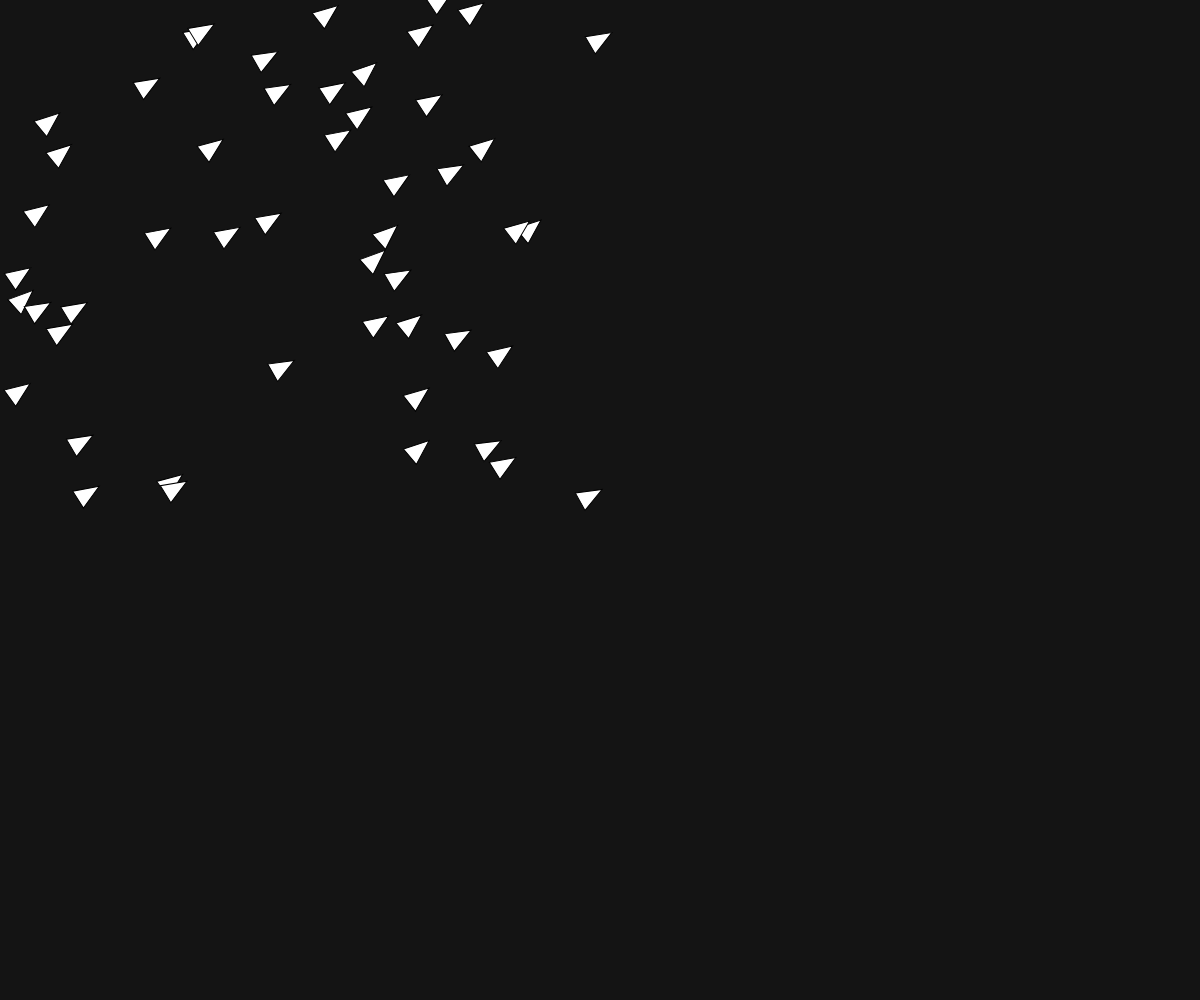
Frame 1 (no input)
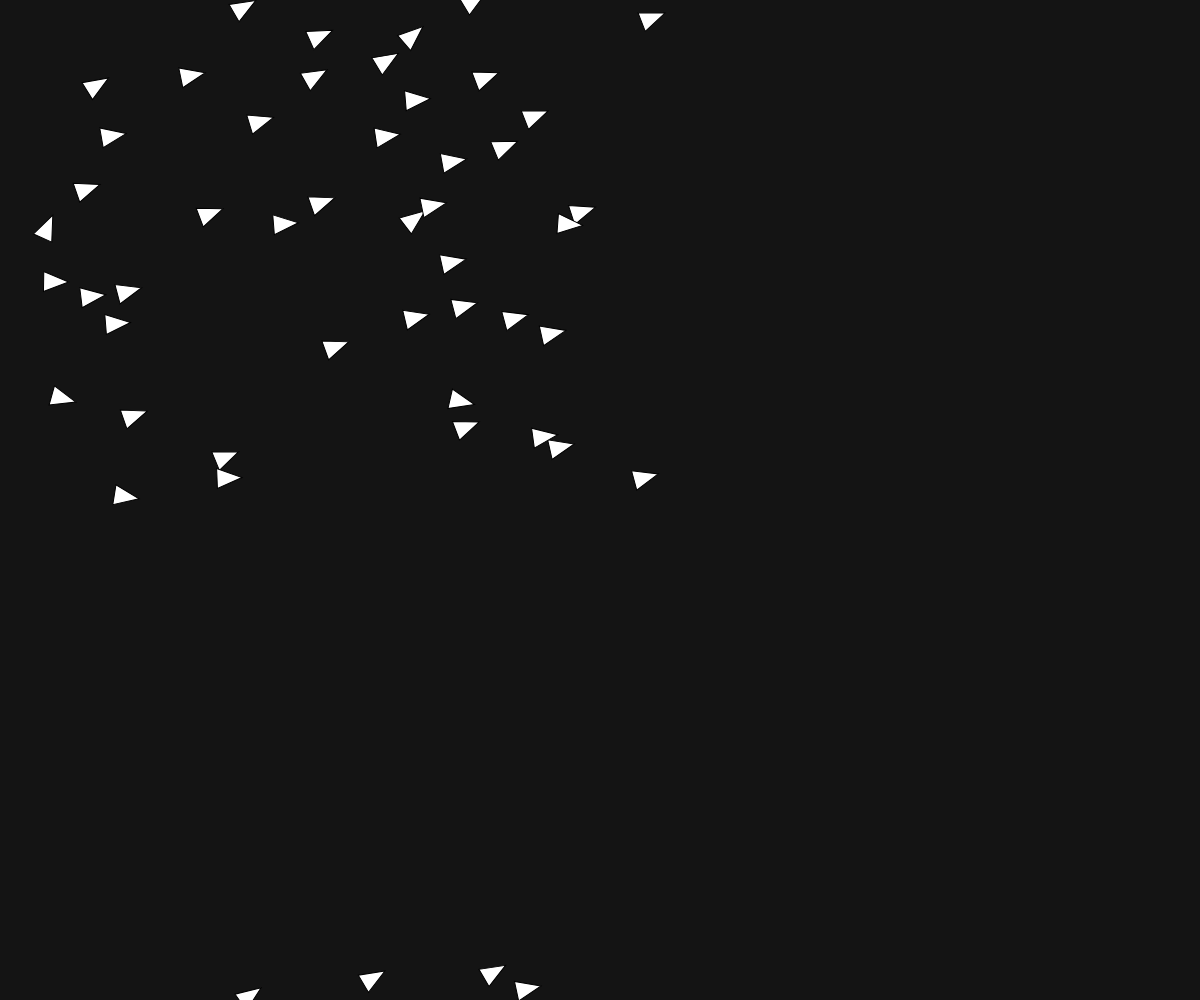
Frame 60 (no input)
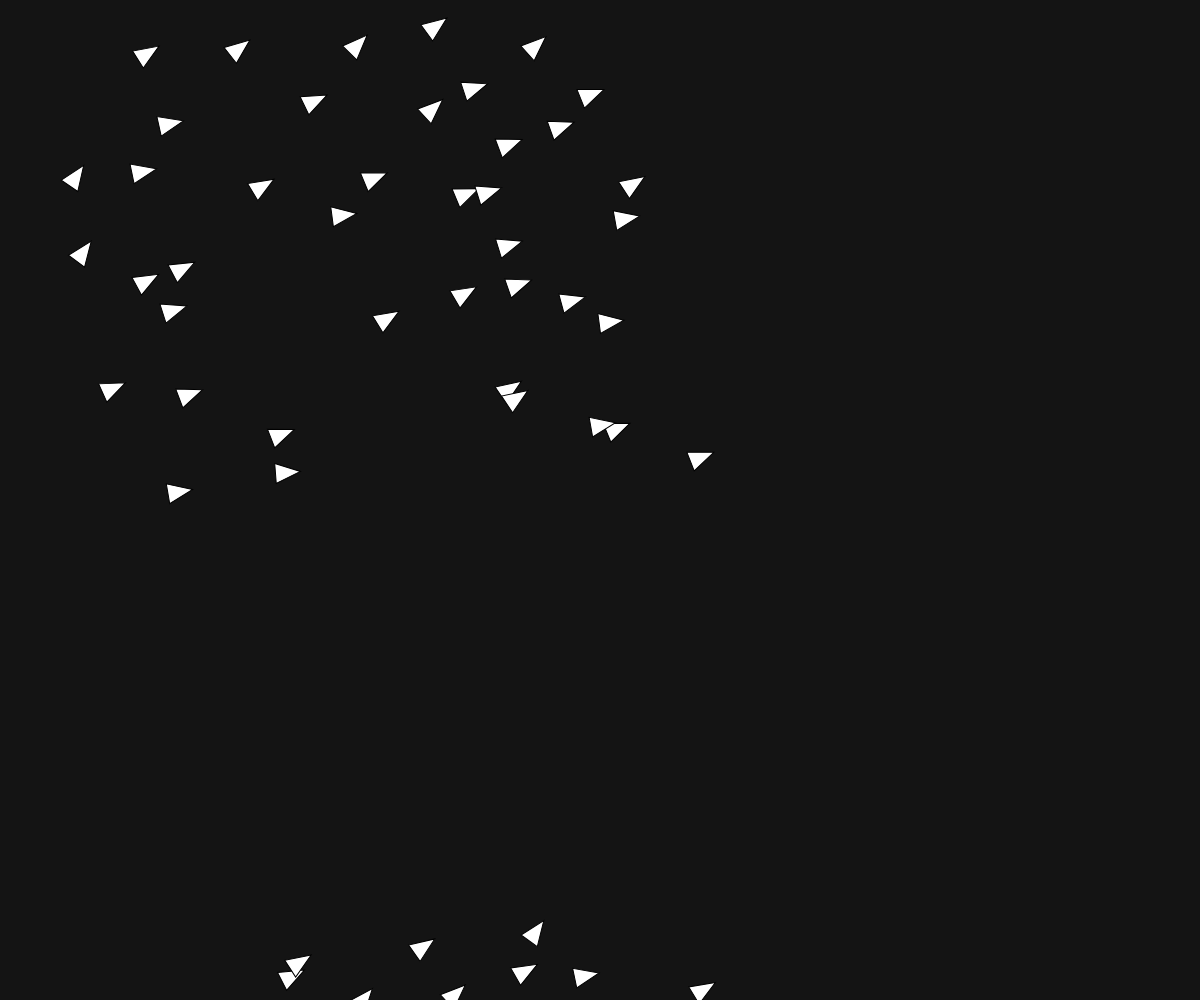
Frame 120 (the mouse pressed at the canvas centre since frame 60)

The p5.js sketch that drew these frames (run headless with seeded random() and noise() and a simulated clock; from frame 60 on, the mouse is pressed at the canvas centre):

// p5.js sketch
// ── sketch.js
let MANAGER;

function setup() {
    createCanvas(windowWidth, windowHeight);

    MANAGER = new Manager(50);
}

function draw() {
    background(20);

    MANAGER.update();
}

class Manager {
    constructor(boidCount = 10) {
        this.direction = p5.Vector.random2D();
        this.boids = this._createBoids(boidCount);
    }

    _createBoids(boidCount) {
        return Array.from({ length: boidCount }, () => new Boid(random(width / 2), 
                                                                random(height / 2), 
                                                                20,
                                                                5,
                                                                this.direction));
    }

    update() {
        let perturbation = p5.Vector.random2D().mult(0.1);
        this.direction.add(perturbation);

        this.boids.forEach(boid => boid.update(this.direction, this.boids));
    }
}

class Boid {
    constructor(x, y, size, paddingScalar, mainDirection) {
        this.x = x;
        this.y = y;
        this.size = size;
        this.paddingScalar = paddingScalar;

        this.mainDirection = mainDirection.copy();
        this.direction = p5.Vector.add(this.mainDirection, p5.Vector.random2D().mult(0.1));
        this.prevDirection = this.direction.copy();

        this.currentRandom = p5.Vector.random2D().mult(0.1);
    }

    update(mainDirection, boids) {
        this.currentRandom.add(p5.Vector.random2D().mult(0.03));
        let newDirection = mainDirection.copy().add(this.currentRandom);
    
        boids.forEach(other => {
            if (other !== this && this._isWithinPadding(other)) {
                let avoidance = p5.Vector.sub(this._getPositionVector(), other._getPositionVector());
                avoidance.normalize();
                newDirection.add(avoidance.mult(0.4)); // Small perturbation
            }
        });
    
        newDirection.normalize();
        // Smooth transition between previous and new direction
        this.direction = p5.Vector.lerp(this.prevDirection, newDirection, 0.03);
    
        this.prevDirection = this.direction.copy();
    
        this._move();
        this._draw();
    }
    

    _isWithinPadding(other) {
        let d = dist(this.x, this.y, other.x, other.y);
        return d < this.size * this.paddingScalar;
    }

    _getPositionVector() {
        return createVector(this.x, this.y);
    }

    _move() {
        this.x += this.direction.x;
        this.y += this.direction.y;

        // Handle edge wrapping
        if (this.x > width) this.x = 0;
        if (this.x < 0) this.x = width;
        if (this.y > height) this.y = 0;
        if (this.y < 0) this.y = height;
    }

    _draw() {
        push();
        fill(255);
        translate(this.x, this.y);
        rotate(this.direction.heading());
        let s = this.size / 2;
        triangle(s * -1, s * 1, s * -1, s * -1, s * 1.5, s * 0);
        // noFill();
        // stroke(0, 255, 0);
        // ellipse(0, 0, this.size * this.paddingScalar, this.size * this.paddingScalar);
        pop();
    }
}
